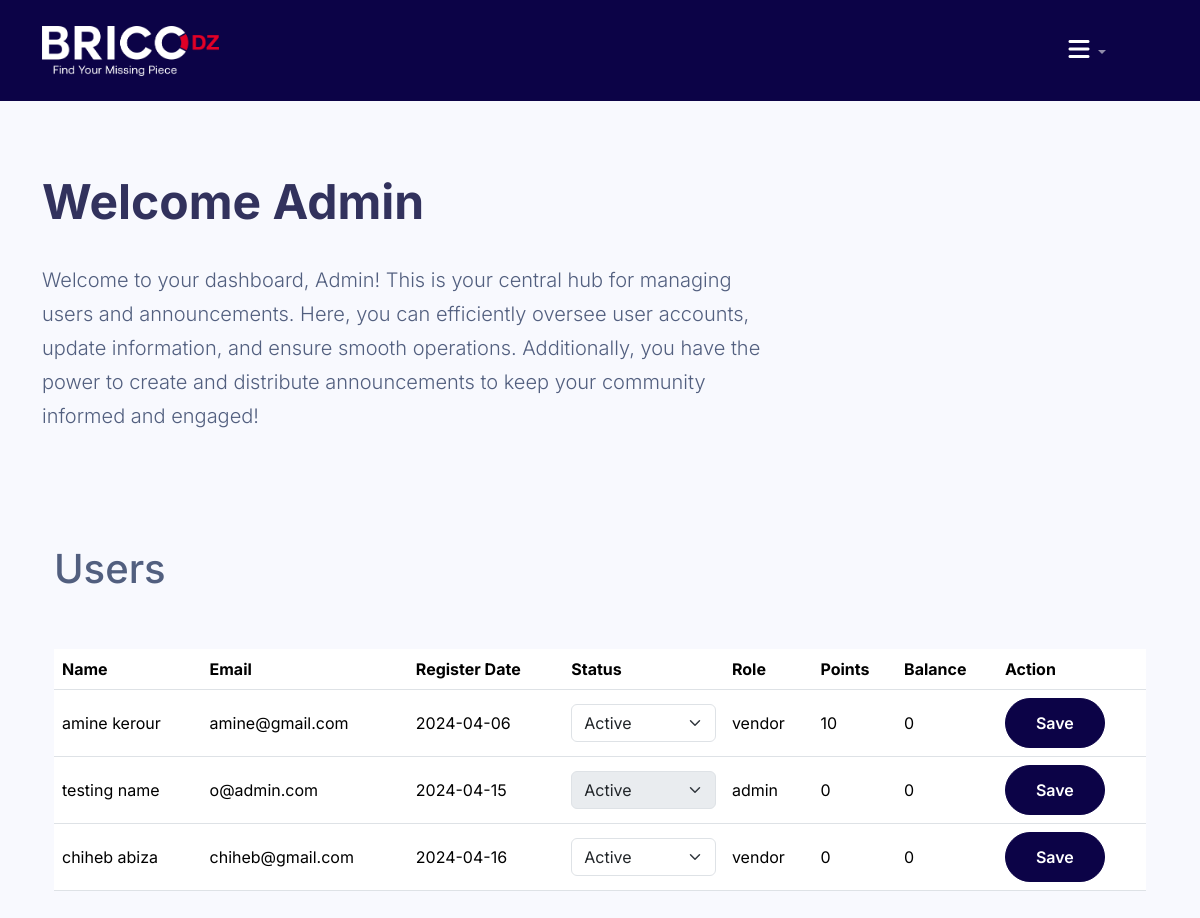
Before: /admin/users.php (signed in) with the older database file.
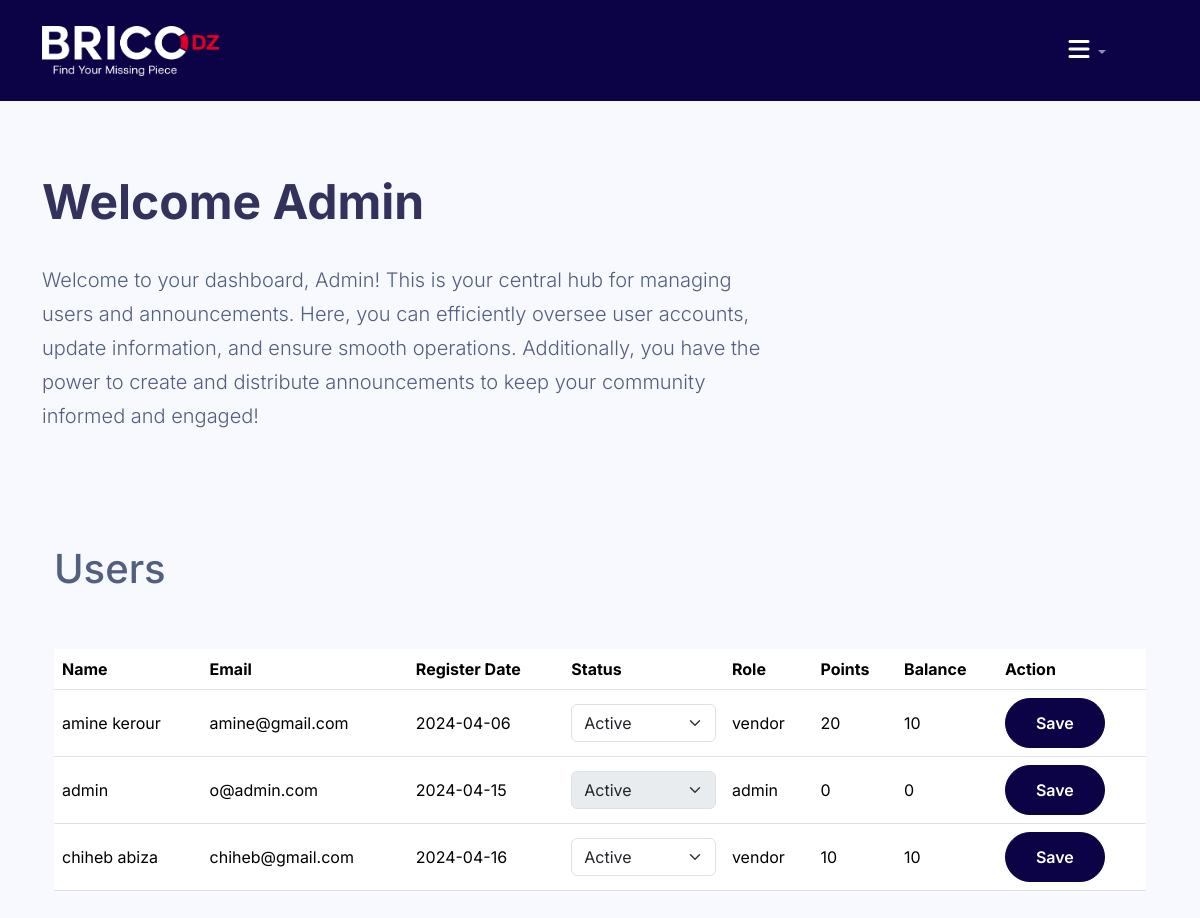
After: the same page with the newer database file.
### tables this page shows
CREATE TABLE `vendor` (
  `vendor_id` int(11) NOT NULL,
  `vendor_name` varchar(255) NOT NULL,
  `vendor_email` varchar(255) NOT NULL,
  `register_date` date NOT NULL,
  `vendor_status` varchar(100) NOT NULL,
  `vendor_password` varchar(256) NOT NULL,
  `points` int(255) UNSIGNED NOT NULL DEFAULT 0,
  `balance` int(10) UNSIGNED NOT NULL DEFAULT 0,
  `role` varchar(255) NOT NULL
);

### admin/users.php (the view, shortened to what this page needs)
<?php
include("../config/connect.php");
include("../inc/head.php");
include("../inc/header.php");
?>
<link rel="stylesheet" href="../css/dash.css">
<div class="container">
    <div class="py-5 lc-block">
        <div class="lc-block">
            <div editable="rich"><br>
                <h2 class="fw-bolder display-5">Welcome Admin</h2><br>
            </div>
        </div>
        <div class="lc-block col-md-8">
            <div editable="rich">
                <p class="lead">Welcome to your dashboard, Admin! This is your central hub for managing users and announcements. Here, you can efficiently oversee user accounts, update information, and ensure smooth operations. Additionally, you have the power to create and distribute announcements to keep your community informed and engaged!
                </p><br>
            </div>
        </div>
    </div>
    <div class="container">
        <h1 class="mt-4">Users</h1><br><br>
        <form action="update_vendor_status.php" method="post">
            <div class="table-responsive">
                <table class="table align-middle mb-0 bg-white">
                    <thead class="bg-light">
                        <tr>
                            <th>Name</th>
                            <th>Email</th>
                            <th>Register Date</th>
                            <th>Status</th>
                            <th>Role</th>
                            <th>Points</th>
                            <th>Balance</th>
                            <th>Action</th>
                        </tr>
                    </thead>
                    <tbody>
                        <?php
                        $sql = "SELECT * FROM vendor";
                        $result = mysqli_query($conn, $sql);
                        if (mysqli_num_rows($result) > 0) {
                            while ($row = mysqli_fetch_assoc($result)) {
                        ?>
                                <tr>
                                    <td><?php echo $row["vendor_name"]; ?></td>
                                    <td><?php echo $row["vendor_email"]; ?></td>
                                    <td><?php echo $row["register_date"]; ?></td>
                                    <td>
                                        <select name="vendor_status[<?php echo $row['vendor_id']; ?>]" class="form-select" <?php echo ($row["role"] == "admin" ? "disabled" : ""); ?>>
                                            <option value="active" <?php echo ($row["vendor_status"] == "active" ? "selected" : ""); ?>>Active</option>
                                        </select>
                                    </td>
                                    <td><?php echo $row["role"]; ?></td>
                                    <td><?php echo $row["points"]; ?></td>
                                    <td><?php echo $row["balance"]; ?></td>
                                    <td><button type="submit" name="submit_vendor" class="btn btn-primary custom-btn">Save</button></td>
                                </tr>
                        <?php
                            }
                        } else {
                            echo "<tr><td colspan='8'>No vendors found.</td></tr>";
                        }
                        ?>
                    </tbody>
                </table>
            </div>
        </form>
    </div>
</div>
<br><br><br><br><br>

Changed rows visible on the page:
changed vendor "amine kerour": points "10" → "20"; balance "0" → "10"
changed vendor "admin": vendor_name "testing name" → "admin"
changed vendor "chiheb abiza": points "0" → "10"; balance "0" → "10"
